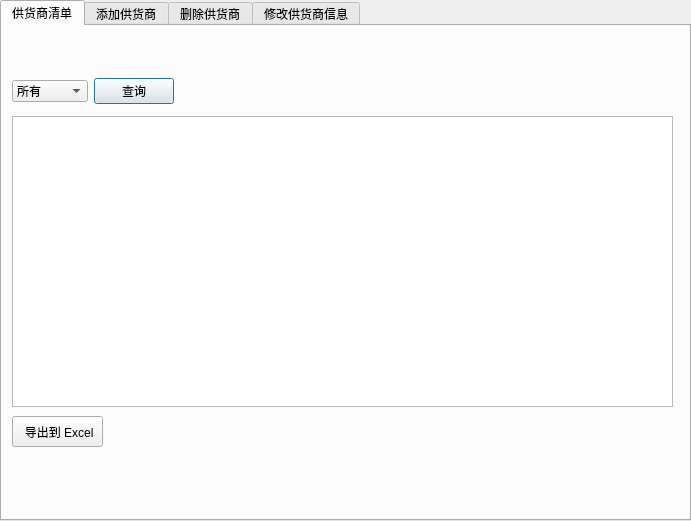
<?xml version="1.0" encoding="UTF-8"?>
<ui version="4.0">
 <class>providerDialog</class>
 <widget class="QDialog" name="providerDialog">
  <property name="geometry">
   <rect>
    <x>0</x>
    <y>0</y>
    <width>691</width>
    <height>521</height>
   </rect>
  </property>
  <property name="windowTitle">
   <string>Dialog</string>
  </property>
  <widget class="QLabel" name="label">
   <property name="geometry">
    <rect>
     <x>0</x>
     <y>0</y>
     <width>691</width>
     <height>521</height>
    </rect>
   </property>
   <property name="text">
    <string/>
   </property>
   <property name="pixmap">
    <pixmap resource="images.qrc">:/images/images/middle.jpg</pixmap>
   </property>
  </widget>
  <widget class="QTabWidget" name="tabWidget">
   <property name="geometry">
    <rect>
     <x>0</x>
     <y>0</y>
     <width>691</width>
     <height>521</height>
    </rect>
   </property>
   <property name="currentIndex">
    <number>0</number>
   </property>
   <widget class="QWidget" name="tabWidgetPage1_3">
    <attribute name="title">
     <string>供货商清单</string>
    </attribute>
    <widget class="QTableView" name="tableView_4">
     <property name="geometry">
      <rect>
       <x>10</x>
       <y>90</y>
       <width>661</width>
       <height>291</height>
      </rect>
     </property>
    </widget>
    <widget class="QWidget" name="horizontalLayoutWidget">
     <property name="geometry">
      <rect>
       <x>10</x>
       <y>50</y>
       <width>162</width>
       <height>30</height>
      </rect>
     </property>
     <layout class="QHBoxLayout" name="horizontalLayout">
      <item>
       <widget class="QComboBox" name="search_type">
        <item>
         <property name="text">
          <string>所有</string>
         </property>
        </item>
        <item>
         <property name="text">
          <string>生鲜</string>
         </property>
        </item>
        <item>
         <property name="text">
          <string>百货</string>
         </property>
        </item>
       </widget>
      </item>
      <item>
       <widget class="QPushButton" name="search_submit">
        <property name="text">
         <string>查询</string>
        </property>
       </widget>
      </item>
     </layout>
    </widget>
    <widget class="QToolButton" name="toolButton">
     <property name="geometry">
      <rect>
       <x>10</x>
       <y>390</y>
       <width>91</width>
       <height>31</height>
      </rect>
     </property>
     <property name="text">
      <string> 导出到 Excel</string>
     </property>
    </widget>
   </widget>
   <widget class="QWidget" name="tabWidgetPage2_3">
    <attribute name="title">
     <string>添加供货商</string>
    </attribute>
    <widget class="QPushButton" name="add_submit">
     <property name="geometry">
      <rect>
       <x>210</x>
       <y>320</y>
       <width>75</width>
       <height>23</height>
      </rect>
     </property>
     <property name="text">
      <string>确认添加</string>
     </property>
    </widget>
    <widget class="QPushButton" name="add_clear">
     <property name="geometry">
      <rect>
       <x>340</x>
       <y>320</y>
       <width>75</width>
       <height>23</height>
      </rect>
     </property>
     <property name="text">
      <string>清除</string>
     </property>
    </widget>
    <widget class="QWidget" name="formLayoutWidget_2">
     <property name="geometry">
      <rect>
       <x>120</x>
       <y>110</y>
       <width>421</width>
       <height>191</height>
      </rect>
     </property>
     <layout class="QFormLayout" name="formLayout_2">
      <item row="0" column="0">
       <widget class="QLabel" name="Label_6">
        <property name="text">
         <string>供货商号</string>
        </property>
       </widget>
      </item>
      <item row="0" column="1">
       <widget class="QLineEdit" name="add_sup_id"/>
      </item>
      <item row="1" column="0">
       <widget class="QLabel" name="Label_7">
        <property name="text">
         <string>供货类型</string>
        </property>
       </widget>
      </item>
      <item row="2" column="0">
       <widget class="QLabel" name="Label_8">
        <property name="text">
         <string>商品名称</string>
        </property>
       </widget>
      </item>
      <item row="3" column="0">
       <widget class="QLabel" name="Label_10">
        <property name="text">
         <string>联系方式</string>
        </property>
       </widget>
      </item>
      <item row="3" column="1">
       <widget class="QLineEdit" name="add_sup_phone"/>
      </item>
      <item row="2" column="1">
       <widget class="QLineEdit" name="add_sup_name"/>
      </item>
      <item row="1" column="1">
       <widget class="QComboBox" name="add_sup_type">
        <item>
         <property name="text">
          <string>生鲜</string>
         </property>
        </item>
        <item>
         <property name="text">
          <string>百货</string>
         </property>
        </item>
       </widget>
      </item>
     </layout>
    </widget>
   </widget>
   <widget class="QWidget" name="tab_3">
    <attribute name="title">
     <string>删除供货商</string>
    </attribute>
    <widget class="QPushButton" name="delete_clear">
     <property name="geometry">
      <rect>
       <x>350</x>
       <y>340</y>
       <width>75</width>
       <height>23</height>
      </rect>
     </property>
     <property name="text">
      <string>取消</string>
     </property>
    </widget>
    <widget class="QPushButton" name="delete_submit">
     <property name="geometry">
      <rect>
       <x>200</x>
       <y>340</y>
       <width>75</width>
       <height>23</height>
      </rect>
     </property>
     <property name="text">
      <string>确认删除</string>
     </property>
    </widget>
    <widget class="QWidget" name="formLayoutWidget_3">
     <property name="geometry">
      <rect>
       <x>120</x>
       <y>140</y>
       <width>391</width>
       <height>181</height>
      </rect>
     </property>
     <layout class="QFormLayout" name="formLayout_3">
      <item row="0" column="0">
       <widget class="QLabel" name="Label_11">
        <property name="text">
         <string>供货商号</string>
        </property>
       </widget>
      </item>
      <item row="0" column="1">
       <widget class="QLineEdit" name="delete_sup_id"/>
      </item>
      <item row="2" column="0">
       <widget class="QLabel" name="Label_12">
        <property name="text">
         <string>供货类型</string>
        </property>
       </widget>
      </item>
      <item row="3" column="0">
       <widget class="QLabel" name="Label_13">
        <property name="text">
         <string>商品名称</string>
        </property>
       </widget>
      </item>
      <item row="4" column="0">
       <widget class="QLabel" name="Label_15">
        <property name="text">
         <string>联系方式</string>
        </property>
       </widget>
      </item>
      <item row="1" column="1">
       <widget class="QPushButton" name="request_sup_info">
        <property name="text">
         <string>显示</string>
        </property>
       </widget>
      </item>
      <item row="2" column="1">
       <widget class="QLabel" name="delete_sup_type">
        <property name="text">
         <string/>
        </property>
       </widget>
      </item>
      <item row="3" column="1">
       <widget class="QLabel" name="delete_sup_name">
        <property name="text">
         <string/>
        </property>
       </widget>
      </item>
      <item row="4" column="1">
       <widget class="QLabel" name="delete_sup_phone">
        <property name="text">
         <string/>
        </property>
       </widget>
      </item>
     </layout>
    </widget>
   </widget>
   <widget class="QWidget" name="tab">
    <attribute name="title">
     <string>修改供货商信息</string>
    </attribute>
    <widget class="QWidget" name="formLayoutWidget_4">
     <property name="geometry">
      <rect>
       <x>120</x>
       <y>120</y>
       <width>441</width>
       <height>201</height>
      </rect>
     </property>
     <layout class="QFormLayout" name="formLayout_4">
      <item row="0" column="0">
       <widget class="QLabel" name="Label_14">
        <property name="text">
         <string>供货商号</string>
        </property>
       </widget>
      </item>
      <item row="0" column="1">
       <widget class="QLineEdit" name="update_sup_id"/>
      </item>
      <item row="2" column="0">
       <widget class="QLabel" name="Label_16">
        <property name="text">
         <string>供货类型</string>
        </property>
       </widget>
      </item>
      <item row="3" column="0">
       <widget class="QLabel" name="Label_17">
        <property name="text">
         <string>商品名称</string>
        </property>
       </widget>
      </item>
      <item row="3" column="1">
       <widget class="QLineEdit" name="update_sup_name"/>
      </item>
      <item row="4" column="0">
       <widget class="QLabel" name="Label_18">
        <property name="text">
         <string>联系方式</string>
        </property>
       </widget>
      </item>
      <item row="4" column="1">
       <widget class="QLineEdit" name="update_sup_phone"/>
      </item>
      <item row="1" column="1">
       <widget class="QPushButton" name="request_sup_info_2">
        <property name="text">
         <string>显示</string>
        </property>
       </widget>
      </item>
      <item row="2" column="1">
       <widget class="QComboBox" name="update_sup_type">
        <item>
         <property name="text">
          <string>生鲜</string>
         </property>
        </item>
        <item>
         <property name="text">
          <string>百货</string>
         </property>
        </item>
       </widget>
      </item>
     </layout>
    </widget>
    <widget class="QPushButton" name="update_clear">
     <property name="geometry">
      <rect>
       <x>360</x>
       <y>330</y>
       <width>75</width>
       <height>23</height>
      </rect>
     </property>
     <property name="text">
      <string>清除</string>
     </property>
    </widget>
    <widget class="QPushButton" name="update_submit">
     <property name="geometry">
      <rect>
       <x>230</x>
       <y>330</y>
       <width>75</width>
       <height>23</height>
      </rect>
     </property>
     <property name="text">
      <string>确认修改</string>
     </property>
    </widget>
   </widget>
  </widget>
 </widget>
 <resources>
  <include location="images.qrc"/>
 </resources>
 <connections/>
</ui>
